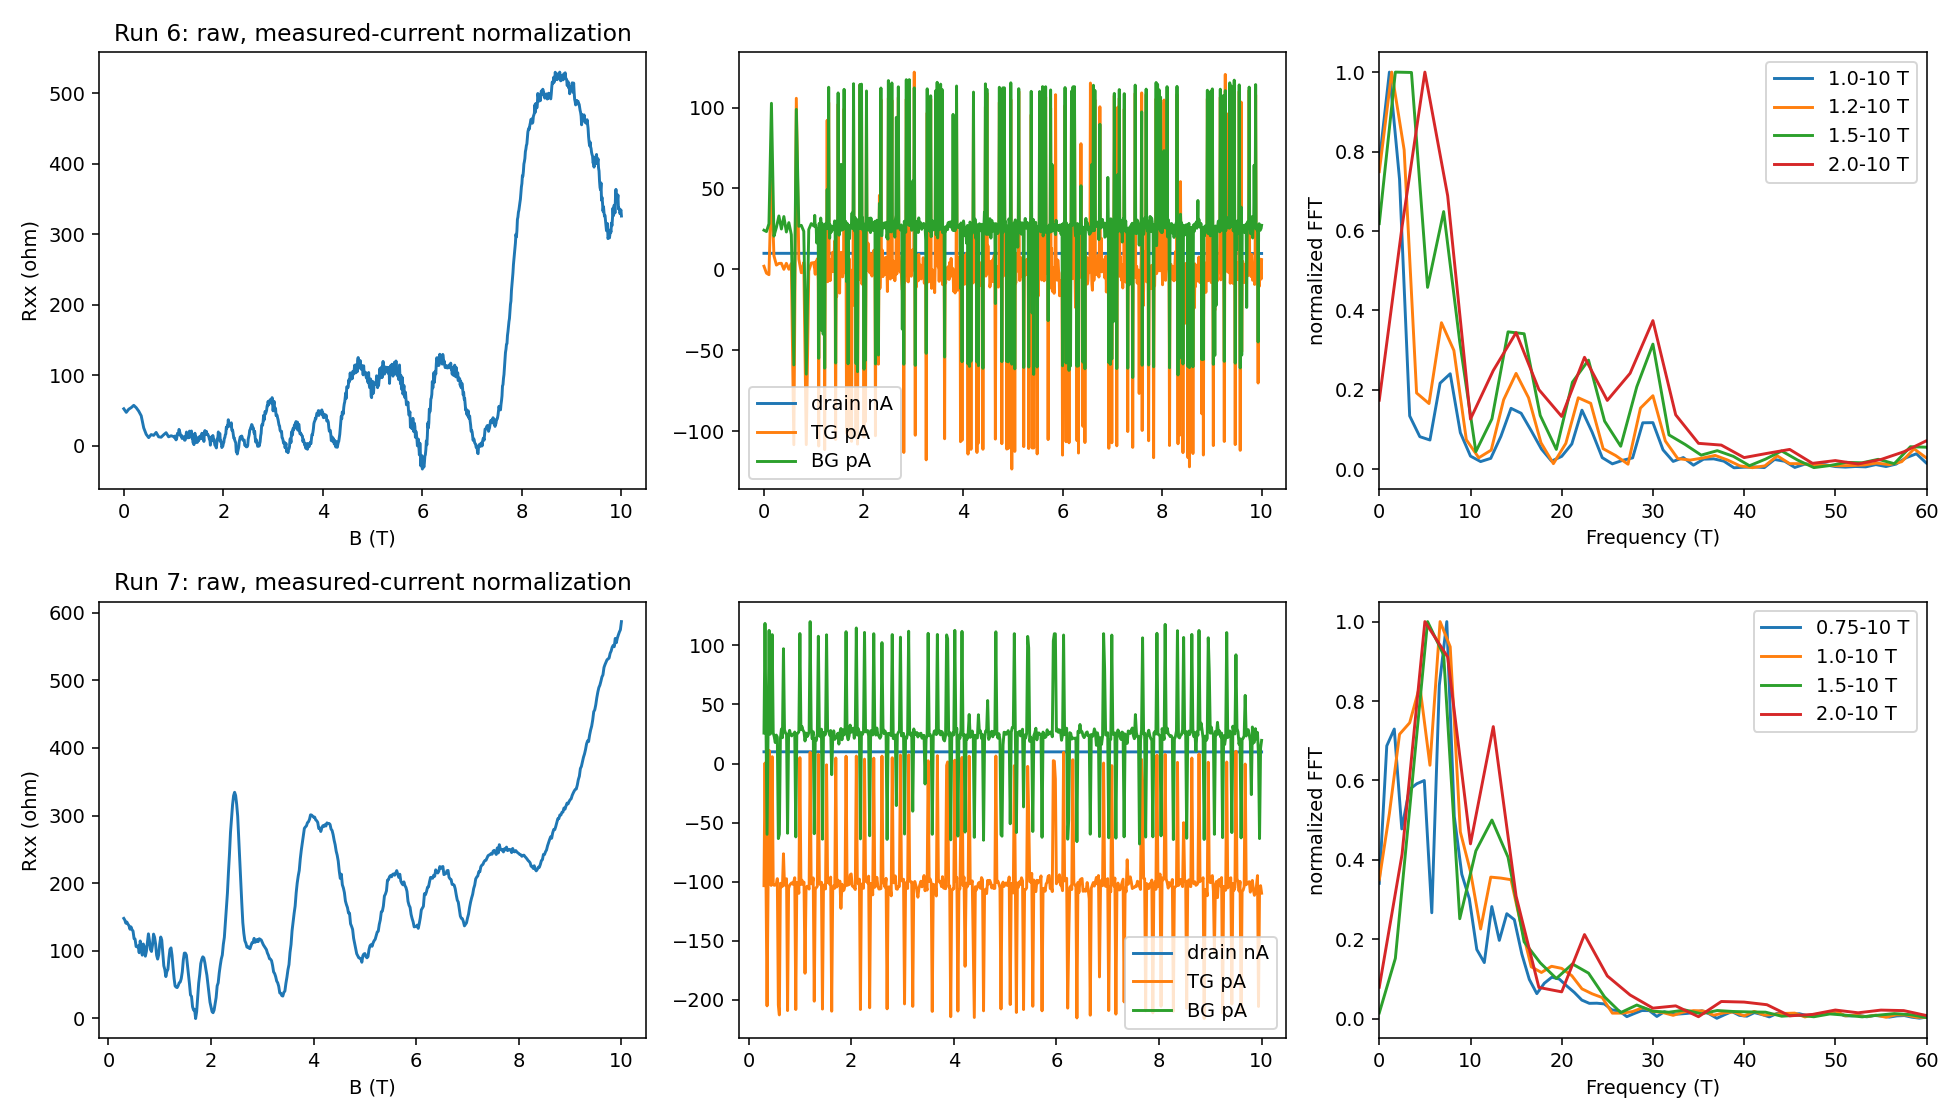

This figure's Python source:
from pathlib import Path
import numpy as np
import matplotlib.pyplot as plt
from scipy.signal import find_peaks
from hera.analysis import open_run, sdh_onset, sdh_fft, summarize_run
fig,axs=plt.subplots(2,3,figsize=(14,8))
for row,i in enumerate((6,7)):
 r=open_run(f'data/{i}'); B=r.col('magnet_field'); I=r.col('sr0_X')/-1e6; R=r.col('sr1_X')/I
 print(summarize_run(r))
 axs[row,0].plot(B,R); axs[row,0].set(xlabel='B (T)',ylabel='Rxx (ohm)',title=f'Run {i}: raw, measured-current normalization')
 axs[row,1].plot(B,I*1e9,label='drain nA')
 axs[row,1].plot(B,r.col('k_2400_tg_curr')*1e12,label='TG pA'); axs[row,1].plot(B,r.col('k_2400_bg_curr')*1e12,label='BG pA');axs[row,1].legend()
 for lo in ([1.,1.2,1.5,2.] if i==6 else [0.75,1.,1.5,2.]):
  on=sdh_onset(R,B,b_lo=lo,r_full_scale=5000)
  print('LOW',lo,on.summary())
  f,a=sdh_fft(R[:,None],B,b_range=(lo,10),log=False,nfft=4096)
  peaks=find_peaks(a[0])[0]; peaks=sorted([j for j in peaks if 3<f[j]<60],key=lambda j:-a[0,j])[:6]
  print('FFT peaks',[(round(f[j],2),round(a[0,j],2)) for j in peaks])
  axs[row,2].plot(f,a[0]/max(a[0]),label=f'{lo}-10 T')
 axs[row,2].set(xlim=(0,60),xlabel='Frequency (T)',ylabel='normalized FFT');axs[row,2].legend()
 print('T',r.col('T_sample').min(),r.col('T_sample').max(),'I nA',np.min(I)*1e9,np.max(I)*1e9)
fig.tight_layout(); fig.savefig('hera_scratch/spot_review.png',dpi=140)
